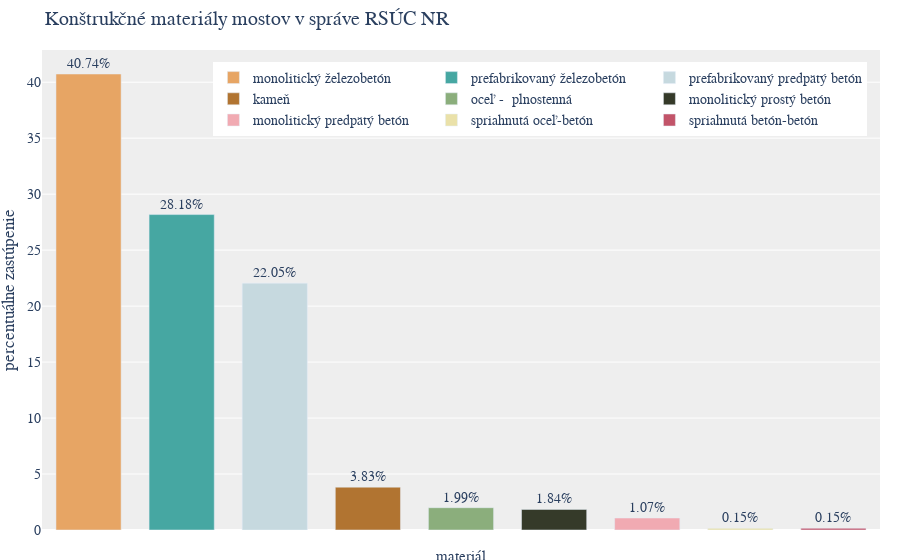

The cell this chart's notebook holds for it:
### Code cell
import plotly.graph_objects as go

# Get the material counts
material_counts = filtered_bridges["Material"].value_counts()

# Calculate the total count of bridges
total_count = material_counts.sum()

# Calculate the relative frequency of each material
relative_frequency = material_counts / total_count * 100

# Define the color palette
color_palette = ['#e7a564', '#46a7a2', '#c6d9df', '#b17431',
                 '#8bae7c', '#353a29', '#f1aab2', '#eae1a9',
                 '#c25469', '#2d505d'
                 ]

# Create a bar plot
fig = go.Figure()

# Add traces for each material, include the relative frequency as text, and set textposition to 'auto' for automatic placement
for material, frequency, color in zip(relative_frequency.index, relative_frequency.values, color_palette):
    fig.add_trace(go.Bar(
        x=[material],  # Set x to material for vertical bars
        y=[frequency],
        name=material,
        marker_color=color,
        # Add the relative frequency as text for each bar
        text=[f"{frequency:.2f}%"],
        textposition='outside'  # Position the text outside of bars
    ))

# Update the layout with additional configurations
fig.update_layout(
    title="Konštrukčné materiály mostov v správe RSÚC NR",
    yaxis_title="percentuálne zastúpenie",
    xaxis=dict(
        showticklabels=False
    ),
    plot_bgcolor='#EEEEEE',  # Set plot background color
    font=dict(family="Montserrat, sans-serif",
              size=14),  # Set font family and size
    legend=dict(
        orientation="h",  # Horizontal legend orientation
        yanchor="top",  # Anchor legend to the top
        y=0.975,  # Position the legend slightly above the plot
        xanchor="right",  # Anchor legend to the right
        x=0.985  # Align legend to the right
    ),
    margin=dict(l=0, r=20, t=50, b=30),  # Adjust margins for tight layout
    bargap=0.3,  # Increase the gap between bars for more space
)

# Add a custom x-axis label using annotations
fig.update_layout(
    annotations=[
        dict(
            x=0.5,  # x-coordinate position (0.5 for center)
            y=-0.075,  # y-coordinate position (-0.15 places it below the bars)
            xref='paper',  # Use 'paper' for positioning relative to the plot area
            yref='paper',  # Use 'paper' for positioning relative to the plot area
            showarrow=False,  # Do not show an arrow
            text="materiál",  # The text you want as the x-axis label
            # Match the font size with the rest of the plot
            font=dict(family="Montserrat, sans-serif",
                      size=15),
        )
    ]
)

# Show the updated plot
fig.show()

### Figure 1 — Plotly figure (JSON) as saved in the notebook; plotly's stock layout.template omitted (floating-point values rounded to 4 significant figures)
{"data": [{"marker": {"color": "#e7a564"}, "name": "monolitický železobetón", "text": ["40.74%"], "textposition": "outside", "type": "bar", "x": ["monolitický železobetón"], "y": [40.74]}, {"marker": {"color": "#46a7a2"}, "name": "prefabrikovaný železobetón", "text": ["28.18%"], "textposition": "outside", "type": "bar", "x": ["prefabrikovaný železobetón"], "y": [28.18]}, {"marker": {"color": "#c6d9df"}, "name": "prefabrikovaný predpätý betón", "text": ["22.05%"], "textposition": "outside", "type": "bar", "x": ["prefabrikovaný predpätý betón"], "y": [22.05]}, {"marker": {"color": "#b17431"}, "name": "kameň", "text": ["3.83%"], "textposition": "outside", "type": "bar", "x": ["kameň"], "y": [3.828]}, {"marker": {"color": "#8bae7c"}, "name": "oceľ -  plnostenná", "text": ["1.99%"], "textposition": "outside", "type": "bar", "x": ["oceľ -  plnostenná"], "y": [1.991]}, {"marker": {"color": "#353a29"}, "name": "monolitický prostý betón", "text": ["1.84%"], "textposition": "outside", "type": "bar", "x": ["monolitický prostý betón"], "y": [1.838]}, {"marker": {"color": "#f1aab2"}, "name": "monolitický predpätý betón", "text": ["1.07%"], "textposition": "outside", "type": "bar", "x": ["monolitický predpätý betón"], "y": [1.072]}, {"marker": {"color": "#eae1a9"}, "name": "spriahnutá oceľ-betón", "text": ["0.15%"], "textposition": "outside", "type": "bar", "x": ["spriahnutá oceľ-betón"], "y": [0.1531]}, {"marker": {"color": "#c25469"}, "name": "spriahnutá betón-betón", "text": ["0.15%"], "textposition": "outside", "type": "bar", "x": ["spriahnutá betón-betón"], "y": [0.1531]}], "layout": {"annotations": [{"font": {"family": "Montserrat, sans-serif", "size": 15}, "showarrow": false, "text": "materiál", "x": 0.5, "xref": "paper", "y": -0.075, "yref": "paper"}], "bargap": 0.3, "font": {"family": "Montserrat, sans-serif", "size": 14}, "legend": {"orientation": "h", "x": 0.985, "xanchor": "right", "y": 0.975, "yanchor": "top"}, "margin": {"b": 30, "l": 0, "r": 20, "t": 50}, "plot_bgcolor": "#EEEEEE", "title": {"text": "Konštrukčné materiály mostov v správe RSÚC NR"}, "xaxis": {"showticklabels": false}, "yaxis": {"title": {"text": "percentuálne zastúpenie"}}}}
